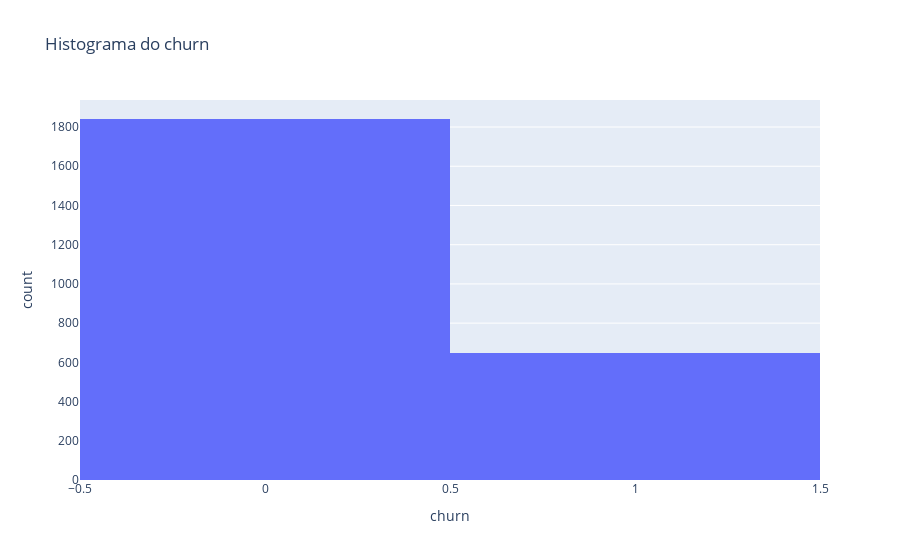

This figure's notebook cell:
### Code cell
fig = px.histogram(df, x='churn', 
                   title='Histograma do churn',
                   labels={'churn': 'churn'})
fig.show()

### Figure 1 — Plotly figure (JSON) as saved in the notebook; plotly's stock layout.template omitted (floating-point values rounded to 4 significant figures; data arrays with more than 128 entries replaced by an {"elided": "..."} marker saying what was removed)
{"data": [{"alignmentgroup": "True", "bingroup": "x", "hovertemplate": "churn=%{x}<br>count=%{y}<extra></extra>", "legendgroup": "", "marker": {"color": "#636efa", "pattern": {"shape": ""}}, "name": "", "offsetgroup": "", "orientation": "v", "showlegend": false, "type": "histogram", "x": {"elided": "2488 int values"}, "xaxis": "x", "yaxis": "y"}], "layout": {"autosize": true, "barmode": "relative", "legend": {"tracegroupgap": 0}, "title": {"text": "Histograma do churn"}, "xaxis": {"anchor": "y", "autorange": true, "domain": [0, 1], "range": [-0.5, 1.5], "title": {"text": "churn"}, "type": "linear"}, "yaxis": {"anchor": "x", "autorange": true, "domain": [0, 1], "range": [0, 1938.0], "title": {"text": "count"}}}}
